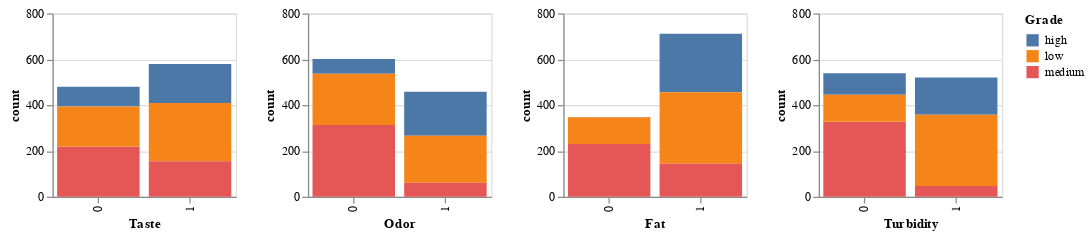

This figure's notebook cell:
### Markdown cell above
#### 1.7 Distribution of data  ?

### Code cell
alt.Chart(data).mark_bar().encode(
    alt.X(alt.repeat('column'), type='nominal'),
    alt.Y('count()', title='count', scale=alt.Scale(domain=[0, 800])),
    tooltip=['count()'],
    color=alt.Color('Grade:N')).properties(
    width=150, 
    height=150).repeat(column=['Taste', 'Odor', 'Fat ', 'Turbidity'])

### Figure 1 — Vega-Lite specification as saved in the notebook (floating-point values rounded to 4 significant figures; data arrays with more than 128 entries replaced by an {"elided": "..."} marker saying what was removed)
{"config": {"view": {"continuousWidth": 300, "continuousHeight": 300}}, "repeat": {"column": ["Taste", "Odor", "Fat ", "Turbidity"]}, "spec": {"data": {"name": "data-4bd1a24753d6b6b5be5ed78ab785d07c"}, "mark": {"type": "bar"}, "encoding": {"color": {"field": "Grade", "type": "nominal"}, "tooltip": [{"aggregate": "count", "type": "quantitative"}], "x": {"field": {"repeat": "column"}, "type": "nominal"}, "y": {"aggregate": "count", "scale": {"domain": [0, 800]}, "title": "count", "type": "quantitative"}}, "height": 150, "width": 150}, "$schema": "https://vega.github.io/schema/vega-lite/v5.16.3.json", "datasets": {"data-4bd1a24753d6b6b5be5ed78ab785d07c": {"elided": "1059 records"}}}
